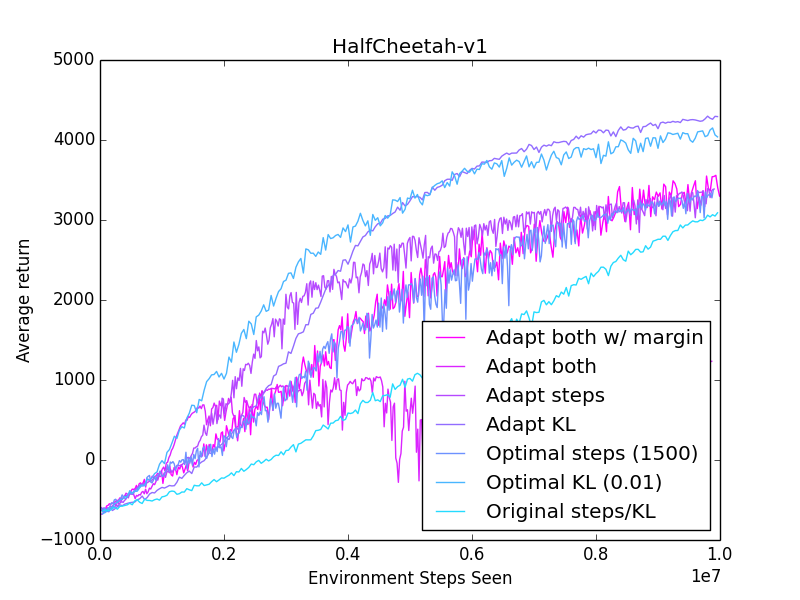

This chart was generated by the following Python code:
import numpy as np
import matplotlib.pyplot as plt
import json
import sys

times = []
rewards = []
t = []
r = []

trials = ["HalfCheetah-v1-adaptive-margin-1000.000000-0.001000-300.000000-0.000500",
"HalfCheetah-v1-adaptive-1000.000000-0.001000-300.000000-0.000500",
"HalfCheetah-v1-adaptive-1000.000000-0.001000-300.000000-0.000000",
"HalfCheetah-v1-adaptive-20000.000000-0.001000-0.000000-0.000500",
"HalfCheetah-v1-none-1500.000000-0.001000-0.000000-0.000000",
"HalfCheetah-v1-none-20000.000000-0.010000-0.000000-0.000000",
"HalfCheetah-v1-none-20000.000000-0.001000-0.000000-0.000000"]

names = ["Adapt both w/ margin","Adapt both", "Adapt steps", "Adapt KL", "Optimal steps (1500)", "Optimal KL (0.01)", "Original steps/KL"]
for i in xrange(len(trials)):
    with open(trials[i]) as data_file:
        data = json.load(data_file)

    times.append([])
    rewards.append([])
    totaltime = 0

    time_since = 0
    avg = 0
    avgcount = 0

    for e in xrange(len(data["mean_reward"])):
        totaltime += data["timesteps"][e]

        time_since += data["timesteps"][e]
        avg += data["mean_reward"][e]
        avgcount += 1

        if time_since > 20000 and totaltime < 10000000:
            time_since = 0
            # totaltime += 1
            if i == 0:
                times[i].append(totaltime)
            else:
                times[i].append(totaltime)
            rewards[i].append(avg/avgcount)

            avg = 0
            avgcount = 0

    t.append(np.array(times[i]))
    r.append(np.array(rewards[i]))

    plt.plot(t[i],r[i],color=(1 - (i/7.0),i/7.0,1.0),label=names[i])

plt.xlabel("Environment Steps Seen")
plt.ylabel("Average return")
plt.legend(loc=4)
plt.title("HalfCheetah-v1")
plt.show()
